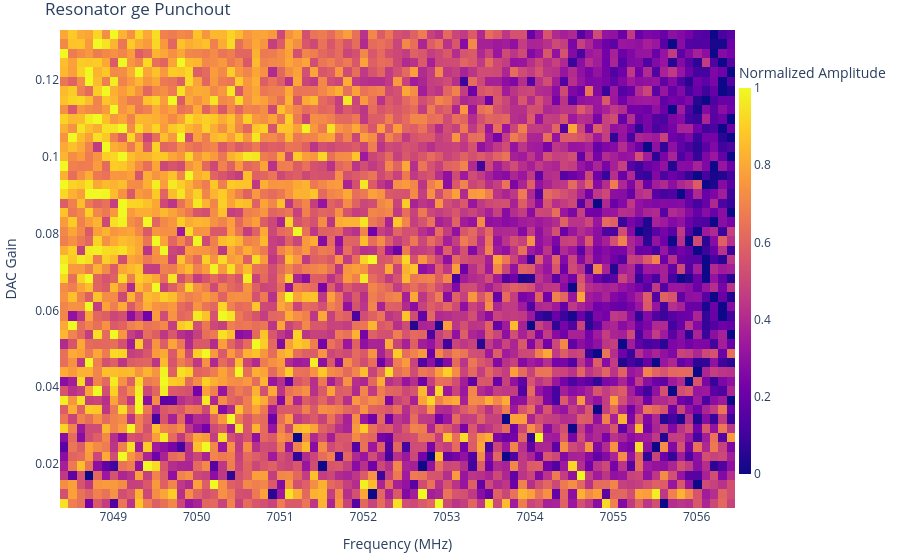

Here is the notebook cell this chart was saved with:
### Code cell
from single_qubit_pyscrip_v1_3.s002b_res_punchout_ge import SingleToneSpectroscopyPunchout

run_cfg = select_config_idx(config, qubit_idx)
run_cfg.update([('steps', STEPS),
                ('res_freq_ge', QickSweep1D('freqloop', START_FREQ, STOP_FREQ)),
                ('res_freq_ge_mixer', config['res_freq_ge'][qubit_idx]),
                ('relax_delay', 1),
                ('cooling', False)
                ])

START_FREQ = config['res_freq_ge'][qubit_idx]- 4  # [MHz]
STOP_FREQ = config['res_freq_ge'][qubit_idx] + 4   # [MHz]
STEPS_freq = 81

START_gain = 0.01  # [MHz]
STOP_gain = 0.15  # [MHz]
STEPS_gain = 51
run_cfg.update([('f_steps', STEPS_freq), ('res_freq_ge', QickSweep1D('freqloop', START_FREQ, STOP_FREQ)),
               ('g_steps', STEPS_gain), ('res_gain_ge', QickSweep1D('gainloop', START_gain, STOP_gain))])
punchout = SingleToneSpectroscopyPunchout(soc, soccfg, run_cfg)
await punchout.run(py_avg=10, liveplot=True)
# punchout.saveLabber(qubit_idx)

### Figure 1 — Plotly figure (JSON) as saved in the notebook; plotly's stock layout.template omitted (floating-point values rounded to 4 significant figures; data arrays with more than 128 entries replaced by an {"elided": "..."} marker saying what was removed)
{"data": [{"colorbar": {"len": 0.9, "thickness": 12, "title": {"text": "Normalized Amplitude"}, "x": 1, "xpad": 4}, "type": "heatmap", "x": [7048.0, 7049.0, 7049.0, 7049.0, 7049.0, 7049.0, 7049.0, 7049.0, 7049.0, 7049.0, 7049.0, 7050.0, 7050.0, 7050.0, 7050.0, 7050.0, 7050.0, 7050.0, 7050.0, 7050.0, 7050.0, 7051.0, 7051.0, 7051.0, 7051.0, 7051.0, 7051.0, 7051.0, 7051.0, 7051.0, 7051.0, 7052.0, 7052.0, 7052.0, 7052.0, 7052.0, 7052.0, 7052.0, 7052.0, 7052.0, 7052.0, 7053.0, 7053.0, 7053.0, 7053.0, 7053.0, 7053.0, 7053.0, 7053.0, 7053.0, 7053.0, 7054.0, 7054.0, 7054.0, 7054.0, 7054.0, 7054.0, 7054.0, 7054.0, 7054.0, 7054.0, 7055.0, 7055.0, 7055.0, 7055.0, 7055.0, 7055.0, 7055.0, 7055.0, 7055.0, 7055.0, 7056.0, 7056.0, 7056.0, 7056.0, 7056.0, 7056.0, 7056.0, 7056.0, 7056.0, 7056.0], "y": [0.009766, 0.01221, 0.01465, 0.01709, 0.01953, 0.02197, 0.02442, 0.02686, 0.0293, 0.03174, 0.03418, 0.03662, 0.03906, 0.04151, 0.04395, 0.04639, 0.04883, 0.05127, 0.05371, 0.05616, 0.0586, 0.06104, 0.06348, 0.06592, 0.06836, 0.07081, 0.07325, 0.07569, 0.07813, 0.08057, 0.08301, 0.08545, 0.0879, 0.09034, 0.09278, 0.09522, 0.09766, 0.1001, 0.1025, 0.105, 0.1074, 0.1099, 0.1123, 0.1148, 0.1172, 0.1196, 0.1221, 0.1245, 0.127, 0.1294, 0.1318], "z": {"elided": "51x81 float values"}, "zmax": 1, "zmin": 0}], "layout": {"autosize": true, "margin": {"b": 30, "l": 10, "pad": 0, "r": 10, "t": 30}, "title": {"text": "Resonator ge Punchout"}, "xaxis": {"constrain": "domain", "title": {"text": "Frequency (MHz)"}}, "yaxis": {"constrain": "domain", "title": {"text": "DAC Gain"}}}}
